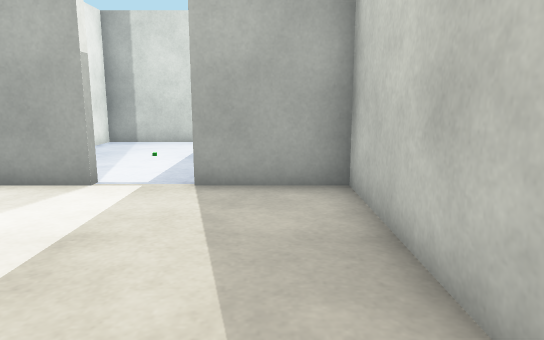
View 1 (above)

12 first-person views from a walk through a Gazebo world. The camera is 0.8 m above the floor, tilts 10° down and sees 70° across. The floor is counted in squares, 0.5 m on a side. Each view is taken from the middle of a square. On the plan, view 1 faces up. The plan holds only what a view shows up to about 17 squares ahead; the rest is blank.

View 2
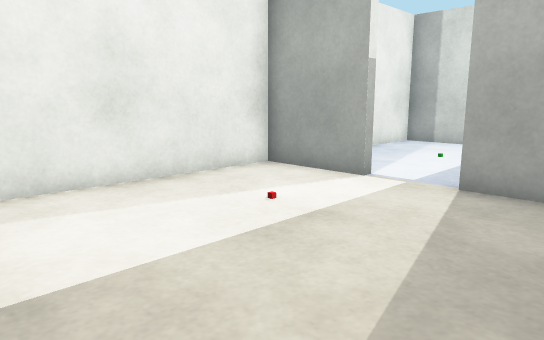

View 3
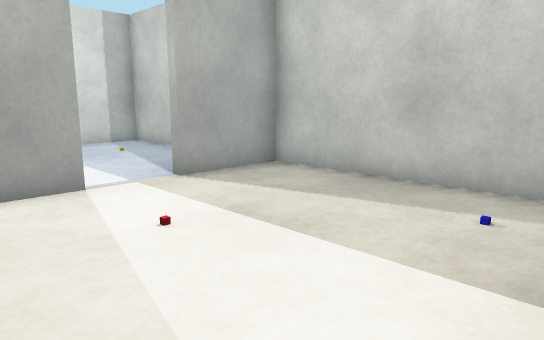

View 4
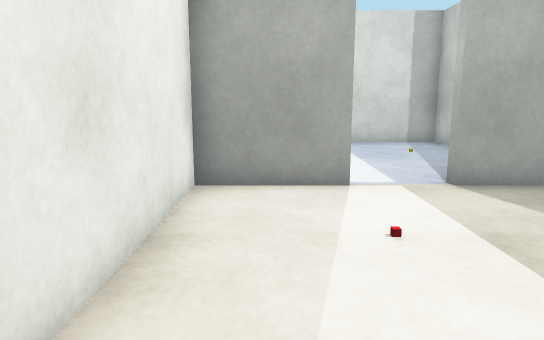

View 5
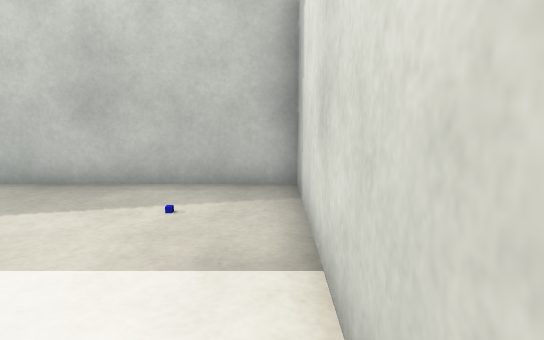

View 6
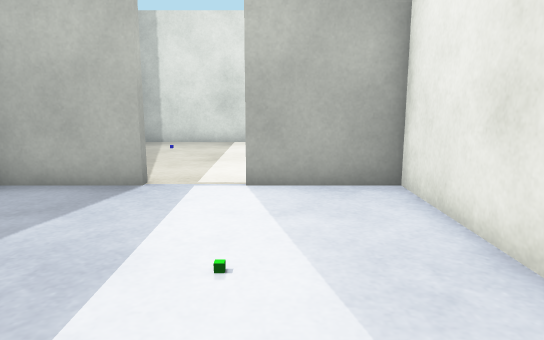

View 7
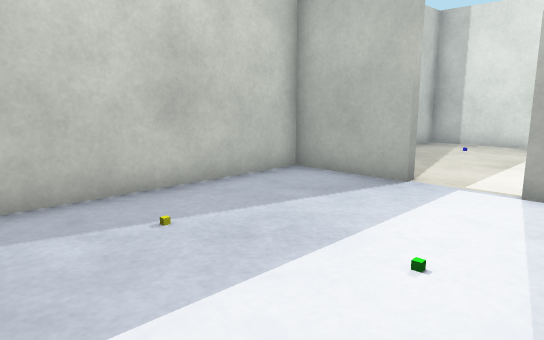

View 8
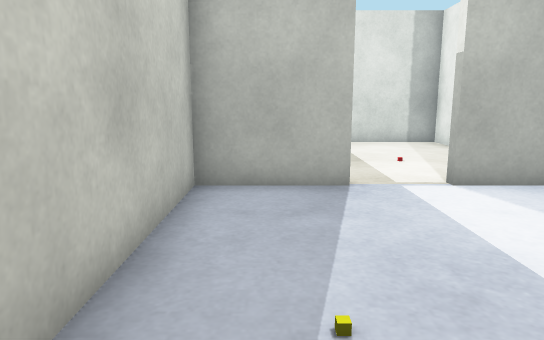

View 9
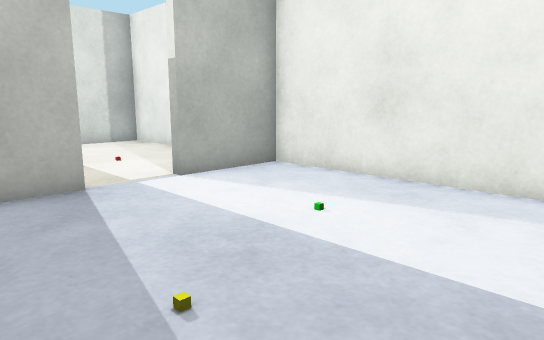

View 10
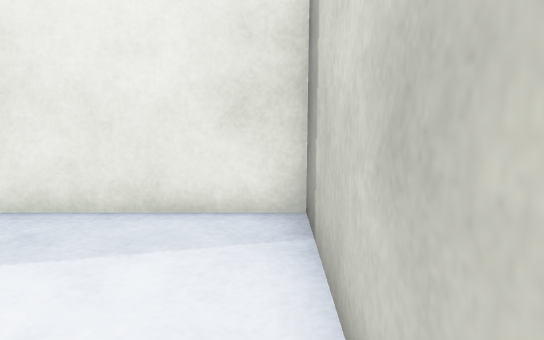

View 11
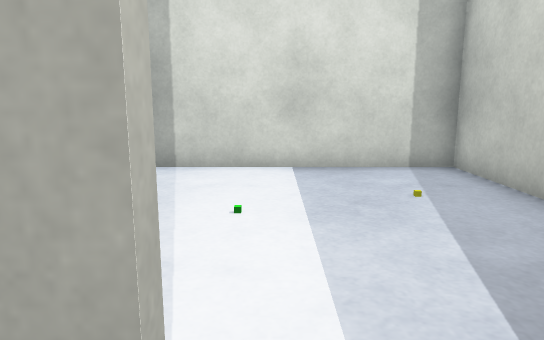

View 12
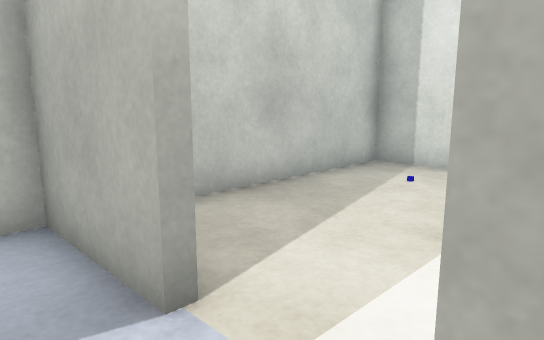

### Floor plan
Points are (right, up) in squares from view 1. A wall is a line through its corners. A room is listed if a view was taken in it or the views show most of it. See-through windows are left out.
Room 1 (views 1, 2, 3, 4, 5, 11)
walls: (-3.5, 7.6) (-3.5, 7.3) (-6.5, 7.3) (-6.5, -0.5) (1.5, -0.5) (1.5, 7.3) (-1.5, 7.3)
ways out: opening at (-2.5, 7) to room 2
Room 2 (views 6, 7, 8, 9, 10, 12)
walls: (-1.5, 7.3) (-1.5, 7.6) (1.5, 7.6) (1.5, 15.5) (-6.5, 15.5) (-6.5, 7.6) (-3.5, 7.6)
ways out: opening at (-2.5, 7) to room 1

Where each view was taken, in squares from view 1:
view 1: 0 up, 0 right, facing up
view 2: 0 up, 1 right, facing up-left
view 3: 0 up, 6 left, facing up-right
view 4: 0 up, 5 left, facing up
view 5: 0 up, 6 left, facing right
view 6: 15 up, 4 left, facing down
view 7: 15 up, 5 left, facing down-right
view 8: 15 up, 0 right, facing down
view 9: 15 up, 1 right, facing down-left
view 10: 15 up, 1 left, facing left
view 11: 6 up, 3 left, facing up
view 12: 9 up, 4 left, facing down-right
